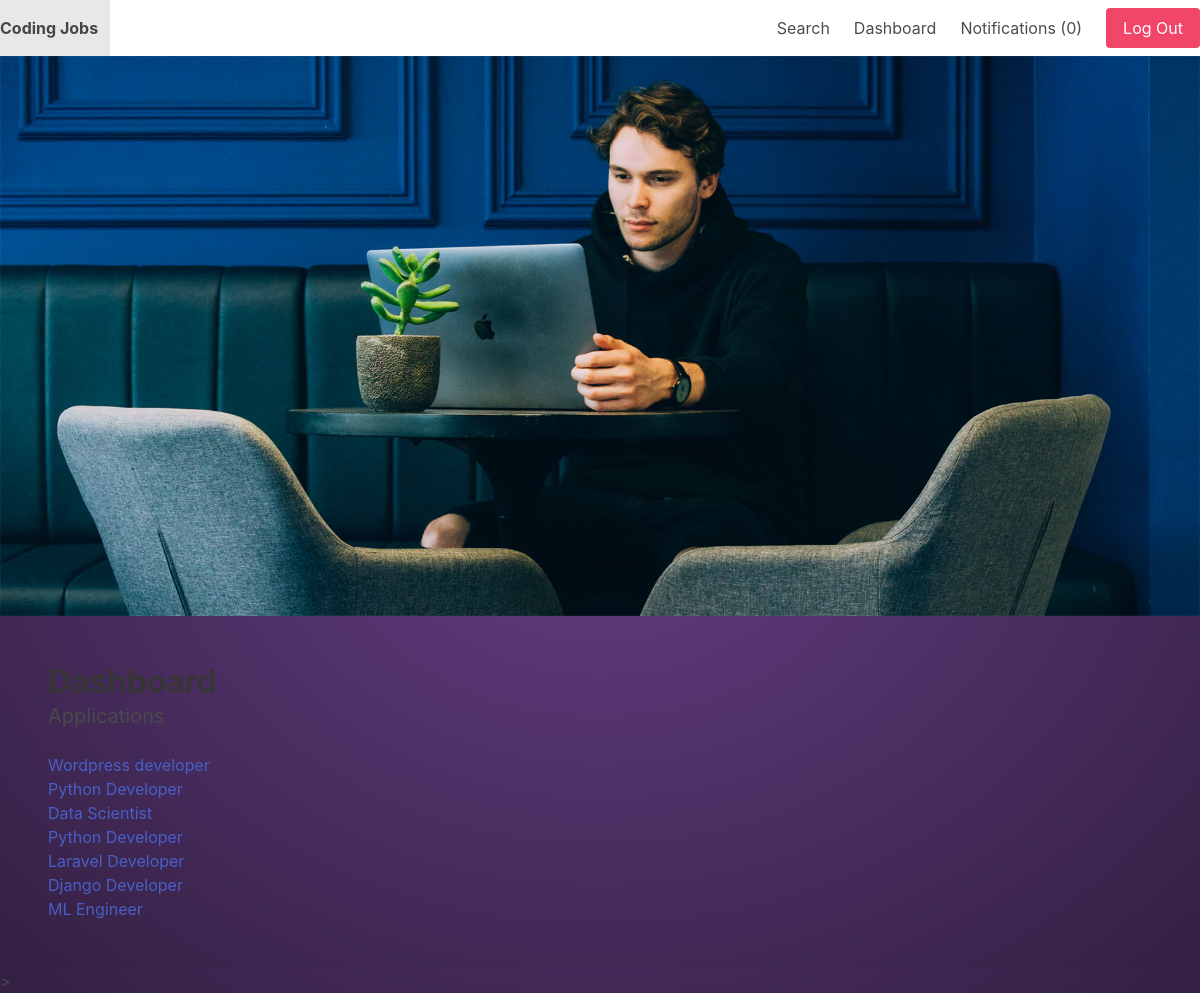
Screenshot of /dashboard/ (signed in) with the database file from the repository.
### apps/job/models.py (models this page shows, shortened)
class Application(models.Model):
    job = models.ForeignKey(Job, related_name='applications', on_delete=models.CASCADE)
    content = models.TextField()
    experience = models.TextField()
    created_by = models.ForeignKey(User, related_name='applications', on_delete=models.CASCADE)
    created_at = models.DateTimeField(auto_now_add=True)

class Job(models.Model):
    SIZE_1_9 = 'size_1-9'
    SIZE_10_49 = 'size_10-49'
    SIZE_50_99 = 'size_50-99'
    SIZE_100 = 'size_100'
    CHOICES_SIZE = (
        (SIZE_1_9, '1-9'),
        (SIZE_10_49, '10-49'),
        (SIZE_50_99, '50-99'),
        (SIZE_100, '100+'),
    )
    ACTIVE = 'active'
    EMPLOYED = 'employed'
    ARCHIVED = 'archived'
    CHOICES_STATUS = (
        (ACTIVE, 'Active'),
        (EMPLOYED, 'Employed'),
        (ARCHIVED, 'Archived')
    )
    title = models.CharField(max_length=255)
    short_description = models.TextField()
    long_description = models.TextField(blank=True, null=True)
    company_name = models.CharField(max_length=255)
    company_address = models.CharField(max_length=255, blank=True, null=True)
    company_zipcode = models.CharField(max_length=255, blank=True, null=True)
    company_place = models.CharField(max_length=255, blank=True, null=True)
    company_country = models.CharField(max_length=255, blank=True, null=True)
    company_size = models.CharField(max_length=20, choices=CHOICES_SIZE, default=SIZE_1_9)
    created_by = models.ForeignKey(User, related_name='jobs', on_delete=models.CASCADE)
    created_at = models.DateTimeField(auto_now_add=True)
    changed_at = models.DateTimeField(auto_now=True)
    status = models.CharField(max_length=20, choices=CHOICES_STATUS, default=ACTIVE)

### apps/userprofile/views.py (the view)
# urls.py: path('', dashboard, name='dashboard'),
@login_required
def dashboard(request):
    return render(request, 'userprofile/dashboard.html', {'userprofile': request.user.userprofile})

### apps/notification/context_processors.py (called while the page is built)
def notifications(request):
    if request.user.is_authenticated:
        return {'notifications': request.user.notifications.filter(is_read=False)}
    else:
        return {'notifications': []}

### apps/userprofile/templates/userprofile/dashboard.html
{% extends 'core/base.html' %}
{% block content %}
    <h1 class="title">Dashboard</h1>
    {% if userprofile.is_employer %}
        <h2 class="subtitle">Jobs</h2>
        <a href="{% url 'add_job' %}" class="button is-success">Add job</a>
        {% for job in request.user.jobs.all %}
            <div class="job">
                <a href="{% url 'view_dashboard_job' job.id %}">{{ job.title }} ({{ job.get_status_display }})</a>
            </div>
        {% empty %}
            <p>You don't have any jobs yet...</p>
        {% endfor %}
    {% else %}
        <h2 class="subtitle">Applications</h2>
        {% for application in request.user.applications.all %}
            <div class="application">
                <a href="{% url 'view_application' application.id %}">{{ application.job.title }}</a>
            </div>
        {% empty %}
            <p>You haven't applied for any jobs yet...</p>
        {% endfor %}
    {% endif %}
{% endblock %}

### apps/core/templates/core/base.html (style rules this page uses)
.body { background: radial-gradient(#653d84, #332042); }

### rows the page displays
Application: job "Wordpress developer"
Application: job "Python Developer"
Application: job "Data Scientist"
Application: job "Python Developer"
Application: job "Laravel Developer"
Application: job "Django Developer"
Application: job "ML Engineer"

### other values shown
{{ notifications.count }} "0"
